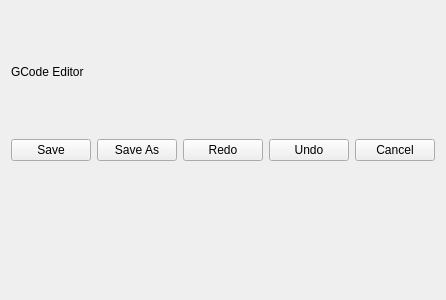
<?xml version="1.0" encoding="UTF-8"?>
<ui version="4.0">
 <class>GCodeEditorWidget</class>
 <widget class="QWidget" name="GCodeEditorWidget">
  <property name="geometry">
   <rect>
    <x>0</x>
    <y>0</y>
    <width>400</width>
    <height>300</height>
   </rect>
  </property>
  <property name="windowTitle">
   <string>Form</string>
  </property>
  <layout class="QVBoxLayout" name="verticalLayout">
   <item>
    <widget class="QLabel" name="label">
     <property name="text">
      <string>GCode Editor</string>
     </property>
    </widget>
   </item>
   <item>
    <layout class="QHBoxLayout" name="horizontalLayout">
     <item>
      <widget class="QPushButton" name="savePB">
       <property name="text">
        <string>Save</string>
       </property>
      </widget>
     </item>
     <item>
      <widget class="QPushButton" name="saveAsPB">
       <property name="text">
        <string>Save As</string>
       </property>
      </widget>
     </item>
     <item>
      <widget class="QPushButton" name="redoPB">
       <property name="text">
        <string>Redo</string>
       </property>
      </widget>
     </item>
     <item>
      <widget class="QPushButton" name="undoPB">
       <property name="text">
        <string>Undo</string>
       </property>
      </widget>
     </item>
     <item>
      <widget class="QPushButton" name="cancelPB">
       <property name="text">
        <string>Cancel</string>
       </property>
      </widget>
     </item>
    </layout>
   </item>
   <item>
    <widget class="QWidget" name="containerWidget" native="true"/>
   </item>
  </layout>
 </widget>
 <resources/>
 <connections/>
</ui>
